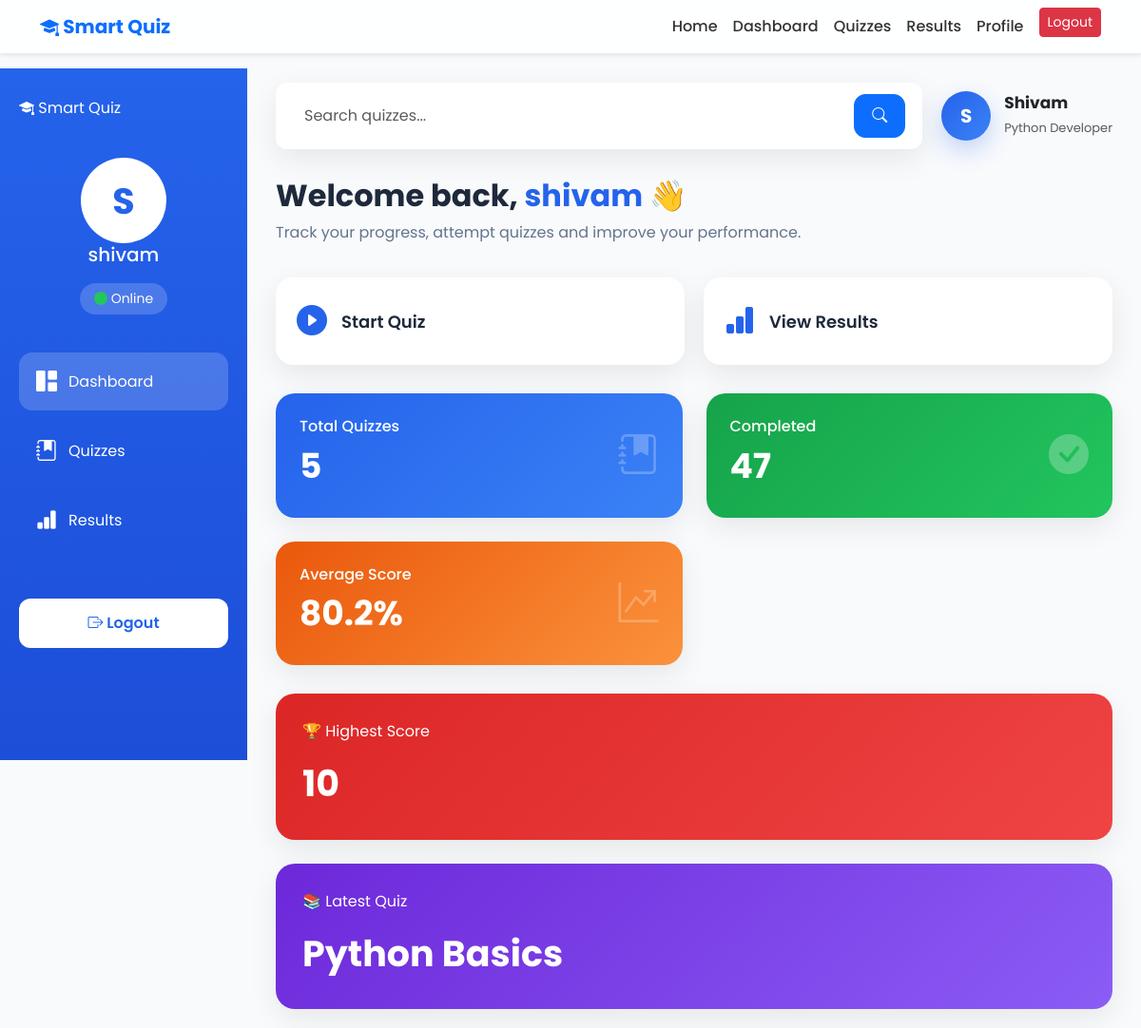
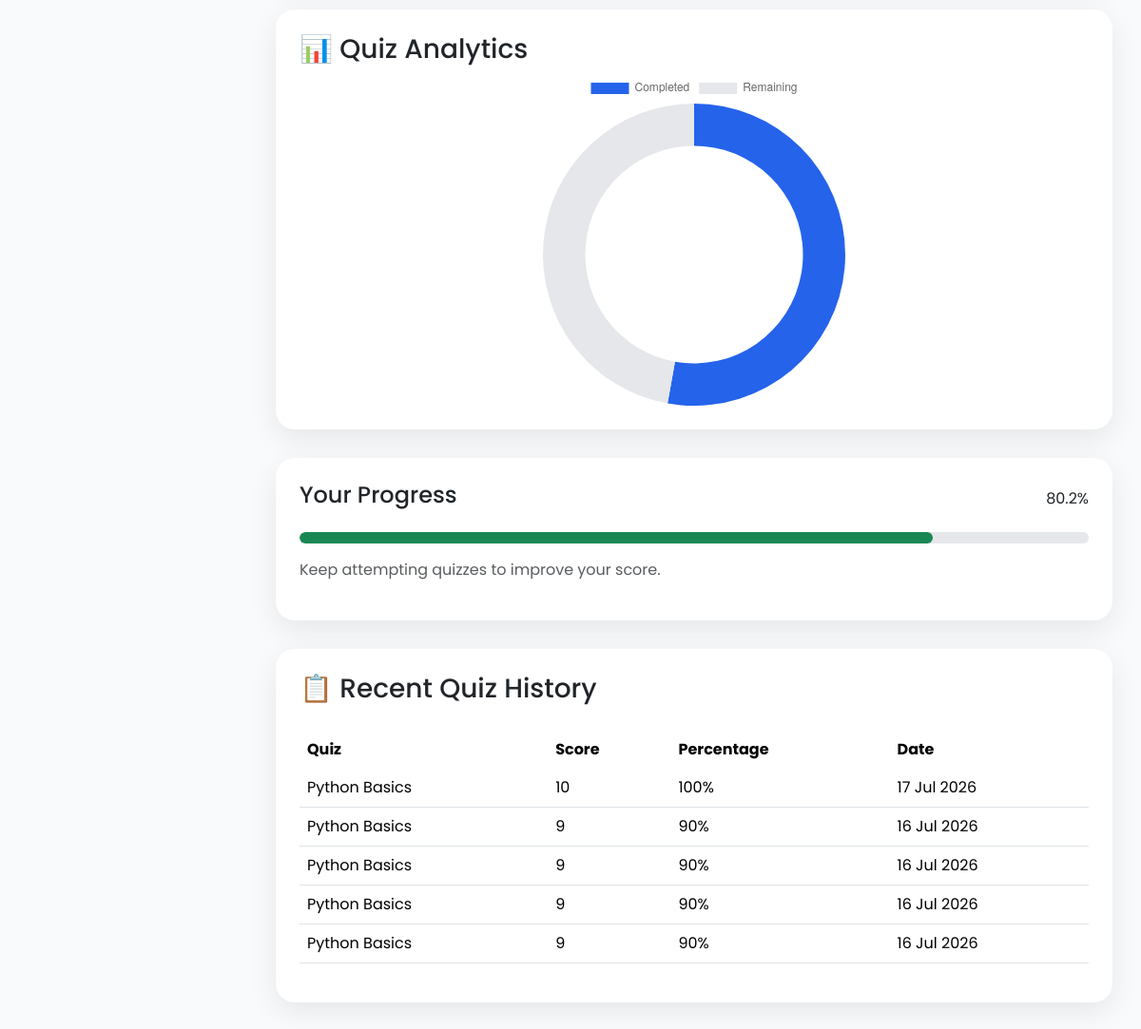
The page /dashboard/ (signed in) on the database its author committed (2 pictures, top to bottom).
### quiz/models.py (models this page shows, shortened)
class Quiz(models.Model):
    title = models.CharField(max_length=200)
    subject = models.ForeignKey(Subject, on_delete=models.CASCADE)
    description = models.TextField(blank=True, default="")
    duration = models.IntegerField(help_text="Duration in minutes")
    total_marks = models.IntegerField(default=0)

class Result(models.Model):
    student = models.ForeignKey(User, on_delete=models.CASCADE)
    quiz = models.ForeignKey(Quiz, on_delete=models.CASCADE)
    score = models.IntegerField()
    total_questions = models.IntegerField()
    submitted_at = models.DateTimeField(auto_now_add=True)

### quiz/views.py (the view)
# urls.py: path('dashboard/', views.dashboard, name='dashboard'),
@login_required
def dashboard(request):
    query = request.GET.get('q')
    quizzes = Quiz.objects.all()
    if query:
      quizzes = quizzes.filter(
        title__icontains=query
    )
    total_quizzes = quizzes.count()
    results = Result.objects.filter(student=request.user).order_by('-submitted_at')
    for result in results:
       result.percentage = round(
         (result.score / result.total_questions) * 100
    )
    completed = results.count()
    if completed > 0:
        total_percentage = 0
        for result in results:
            percentage = (result.score / result.total_questions) * 100
            total_percentage += percentage
        average = total_percentage / completed
    else:
        average = 0
    highest_score = 0
    latest_quiz = "No Quiz Attempted"
    if results.exists():
        highest_score = max(result.score for result in results)
        latest_quiz = results.first().quiz.title
    context = {
        'total_quizzes': total_quizzes,
        'completed': completed,
        'average': f"{round(average,1)}%",
        'highest_score': highest_score,
        'latest_quiz': latest_quiz,
        'quizzes': quizzes,
        'results': results,
    }
    return render(request, 'dashboard.html', context)

### templates/dashboard.html (shortened to what this page needs)
{% extends "base.html" %}
{% load static %}
{% block css %}
<link rel="stylesheet" href="{% static 'css/dashboard.css' %}">
{% endblock %}
{% block content %}
<div class="dashboard">
    <aside class="sidebar">
        <div class="logo">
    <i class="bi bi-mortarboard-fill"></i>
    <span>Smart Quiz</span>
</div>
<div class="profile">
    <div class="avatar">
        {{ request.user.username|first|upper }}
    </div>
    <h5>{{ request.user.username }}</h5>
    <span class="status">
        <i class="bi bi-circle-fill"></i>
        Online
    </span>
</div>
<nav>
    <a href="{% url 'dashboard' %}" class="active">
        <i class="bi bi-grid-1x2-fill"></i>
        Dashboard
    </a>
    <a href="{% url 'quiz_list' %}">
        <i class="bi bi-journal-bookmark-fill"></i>
        Quizzes
    </a>
    <a href="{% url 'results' %}">
        <i class="bi bi-bar-chart-fill"></i>
        Results
    </a>
</nav>
<form method="POST" action="{% url 'logout' %}" class="logout">
    <button class="logout-btn">
        <i class="bi bi-box-arrow-right"></i>
        Logout
    </button>
</form>
    </aside>
    <main class="main-content">
<div class="topbar">
    <div class="search-box">
    <form method="GET"
          action="{% url 'quiz_list' %}"
          class="d-flex w-100">
        <input
            type="text"
            name="q"
            placeholder="Search quizzes..."
            value="{{ request.GET.q }}"
            class="form-control me-2">
        <button
            type="submit"
            class="btn btn-primary">
            <i class="bi bi-search"></i>
        </button>
    </form>
</div>
    <div class="topbar-right">
        <div class="user-info">
    <div class="user-avatar">
        {{ request.user.username|first|upper }}
    </div>
    <div class="user-details">
        <h6 class="mb-1">
            {{ request.user.username|title }}
        </h6>
        <small class="text-muted">
            Python Developer
        </small>
    </div>
</div>
    </div>
</div>
        <div class="welcome-section">
    <h1>
        Welcome back,
        <span>{{ request.user.username }}</span> 👋
    </h1>
    <p>
        Track your progress, attempt quizzes and improve your performance.
    </p>
</div>
<div class="quick-actions">
    <a href="{% url 'quiz_list' %}" class="action-card">
        <i class="bi bi-play-circle-fill"></i>
        <span>Start Quiz</span>
    </a>
    <a href="{% url 'results' %}" class="action-card">
        <i class="bi bi-bar-chart-fill"></i>
        <span>View Results</span>
    </a>
</div>
<div class="stats-grid">
    <div class="stat-card blue">
        <div>
            <h5>Total Quizzes</h5>
            <h2>{{ total_quizzes }}</h2>
        </div>
        <i class="bi bi-journal-bookmark-fill"></i>
    </div>
    <div class="stat-card green">
        <div>
            <h5>Completed</h5>
            <h2>{{ completed }}</h2>
        </div>
        <i class="bi bi-check-circle-fill"></i>
    </div>
    <div class="stat-card orange">
        <div>
            <h5>Average Score</h5>
            <h2>{{ average }}</h2>
        </div>
        <i class="bi bi-graph-up-arrow"></i>
    </div>
</div>
<div class="info-grid">
    <div class="info-card red">
        <div class="info-top">
            <span>🏆 Highest Score</span>
        </div>
        <h2>{{ highest_score }}</h2>
    </div>
    <div class="info-card purple">
        <div class="info-top">
            <span>📚 Latest Quiz</span>
        </div>
        <h2>{{ latest_quiz }}</h2>
    </div>
</div>
<div class="analytics-card">
    <div class="card-header">
        <h3>📊 Quiz Analytics</h3>
    </div>
    <div class="chart-box">
        <canvas id="quizChart"></canvas>
    </div>
</div>
<div class="progress-card">
    <div class="d-flex justify-content-between align-items-center">
        <h4>Your Progress</h4>
        <span>{{ average }}</span>
    </div>
    <div class="progress mt-3" style="height:12px;">
        <div class="progress-bar bg-success"
             role="progressbar"
             style="width:{{ average }};">
        </div>
    </div>
    <p class="mt-3 text-muted">
        Keep attempting quizzes to improve your score.
    </p>
</div>
<div class="table-card">
    <div class="card-header">
        <h3>📋 Recent Quiz History</h3>
    </div>
    <div class="table-responsive">
        <table class="table align-middle">
            <thead>
                <tr>
                    <th>Quiz</th>
                    <th>Score</th>
                    <th>Percentage</th>
                    <th>Date</th>
                </tr>
            </thead>
            <tbody>
            {% for result in results|slice:":5" %}
                <tr>
                    <td>{{ result.quiz.title }}</td>
                    <td>{{ result.score }}</td>
                    <td>{{ result.percentage }}%</td>
                    <td>{{ result.submitted_at|date:"d M Y" }}</td>
                </tr>
            {% empty %}
                <tr>
                    <td colspan="4" class="text-center">
                        No quizzes attempted yet.
                    </td>
                </tr>
            {% endfor %}
            </tbody>
        </table>
    </div>
</div>
    </main>
</div>
<script>
const ctx=document.getElementById("quizChart");
new Chart(ctx,{
type:"doughnut",
data:{
labels:["Completed","Remaining"],
datasets:[{
data:[
{{ completed }},
{{ total_quizzes }}-{{ completed }}
],
backgroundColor:[
"#2563eb",
"#e5e7eb"
],
borderWidth:0,
cutout:"72%"
}]
},
options:{
responsive:true,
maintainAspectRatio:false
}
});
</script>
{% endblock %}

### templates/base.html (shortened to what this page needs)
<!DOCTYPE html>
<html lang="en">
<head>
    <link href="https://cdn.jsdelivr.net/npm/bootstrap@5.3.3/dist/css/bootstrap.min.css" rel="stylesheet">
    <link rel="stylesheet"
        href="https://cdn.jsdelivr.net/npm/bootstrap-icons@1.11.3/font/bootstrap-icons.min.css">
   {% block css %}
{% endblock %}
</head>
<body>
    <nav class="navbar navbar-expand-lg sticky-top shadow-sm">
    <div class="container">
        <a class="navbar-brand fw-bold" href="{% url 'home' %}">
            <i class="bi bi-mortarboard-fill  "></i>
               Smart Quiz
        </a>
        <div class="collapse navbar-collapse" id="navbar">
            <ul class="navbar-nav ms-auto">
                <li class="nav-item">
                    <a class="nav-link" href="{% url 'home' %}">
                        Home
                    </a>
                </li>
                {% if user.is_authenticated %}
                <li class="nav-item">
                    <a class="nav-link" href="{% url 'dashboard' %}">
                        Dashboard
                    </a>
                </li>
                <li class="nav-item">
                    <a class="nav-link" href="{% url 'quiz_list' %}">
                        Quizzes
                    </a>
                </li>
                <li class="nav-item">
                    <a class="nav-link" href="{% url 'results' %}">
                        Results
                    </a>
                </li>
                <li class="nav-item">
    <a class="nav-link" href="{% url 'profile' %}">
        Profile
    </a>
</li>
                <li class="nav-item">
                    <form method="POST" action="{% url 'logout' %}">
                        <button class="btn btn-danger btn-sm ms-2">
                            Logout
                        </button>
                    </form>
                </li>
                {% endif %}
            </ul>
        </div>
    </div>
</nav>
    {% block content %}
    {% endblock %}
</body>
</html>

### templates/base.html (style rules this page uses)
body { font-family:'Poppins',sans-serif; }
.navbar { background:rgba(255,255,255,.85)!important; backdrop-filter:blur(12px); -webkit-backdrop-filter:blur(12px); border-bottom:1px solid rgba(0,0,0,.08); }
.navbar-brand { font-weight:700; color:#0d6efd!important; }
.nav-link { color:#333!important; font-weight:500; transition:.3s; }

### rows shown on the page
Quiz: title "Python Basics"
Result: quiz "Python Basics", score "10", percentage "100", submitted_at "17 Jul 2026"
Result: quiz "Python Basics", score "9", percentage "90", submitted_at "16 Jul 2026"
Result: quiz "Python Basics", score "9", percentage "90", submitted_at "16 Jul 2026"
Result: quiz "Python Basics", score "9", percentage "90", submitted_at "16 Jul 2026"
Result: quiz "Python Basics", score "9", percentage "90", submitted_at "16 Jul 2026"

### other values the page prints
{{ request.user.username|first|upper }} "S"
{{ request.user.username }} "shivam"
{{ request.user.username|title }} "Shivam"
{{ total_quizzes }} "5"
{{ completed }} "47"
{{ average }} "80.2%"
{{ highest_score }} "10"
chart data {{ completed }} 47
chart data {{ total_quizzes }} 5
